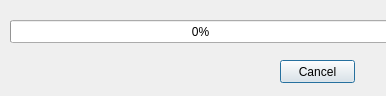
<?xml version="1.0" encoding="UTF-8"?>
<ui version="4.0">
 <class>ProgDialog</class>
 <widget class="QDialog" name="ProgDialog">
  <property name="geometry">
   <rect>
    <x>0</x>
    <y>0</y>
    <width>386</width>
    <height>96</height>
   </rect>
  </property>
  <property name="windowTitle">
   <string>Dialog</string>
  </property>
  <widget class="QProgressBar" name="progressBar">
   <property name="geometry">
    <rect>
     <x>10</x>
     <y>20</y>
     <width>381</width>
     <height>23</height>
    </rect>
   </property>
   <property name="value">
    <number>0</number>
   </property>
   <property name="textVisible">
    <bool>true</bool>
   </property>
   <property name="orientation">
    <enum>Qt::Horizontal</enum>
   </property>
  </widget>
  <widget class="QPushButton" name="cancel">
   <property name="enabled">
    <bool>true</bool>
   </property>
   <property name="geometry">
    <rect>
     <x>280</x>
     <y>60</y>
     <width>75</width>
     <height>23</height>
    </rect>
   </property>
   <property name="text">
    <string>Cancel</string>
   </property>
  </widget>
 </widget>
 <resources/>
 <connections/>
</ui>
